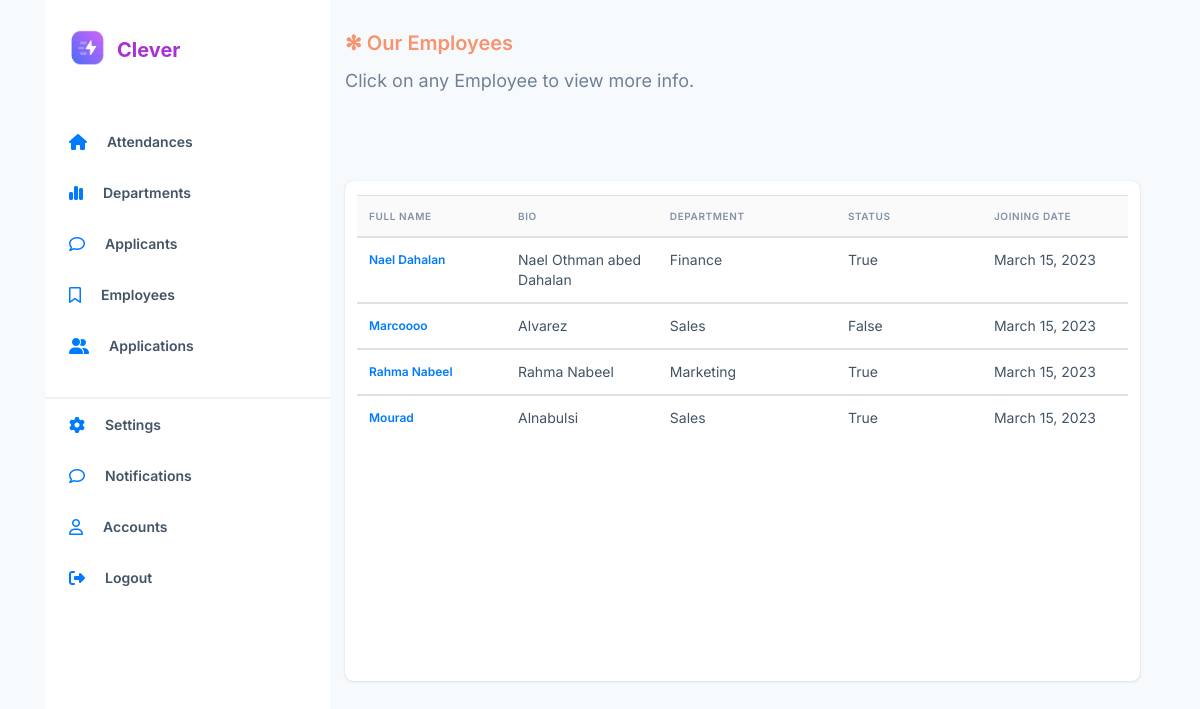
The page /employees/ (signed in) on the database as committed earlier.
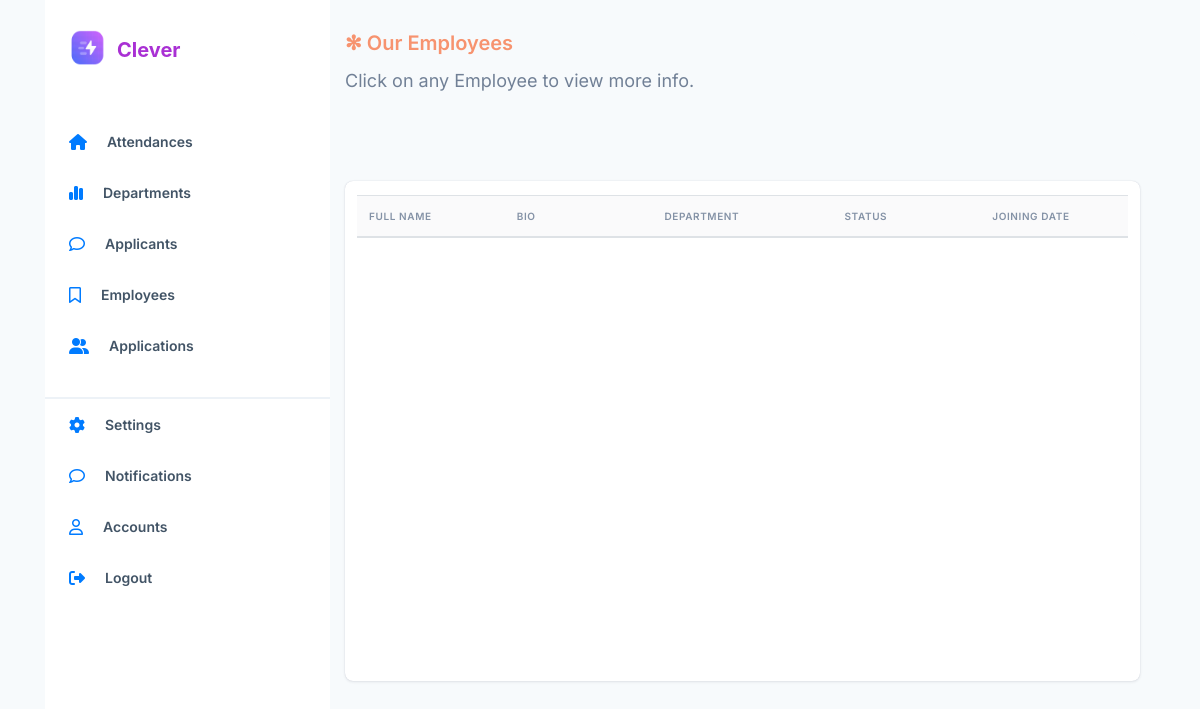
The same page on the database as committed later.
### employee_app/models.py (models this page shows, shortened)
class Employee(models.Model):
    full_name = models.CharField(max_length=100)
    birth_date = models.DateField(null=True, blank=True)
    joining_date = models.DateField(auto_now_add=True)
    department = models.ForeignKey(
        Department, on_delete=models.PROTECT)
    bio = models.CharField(max_length=500)
    is_active = models.BooleanField()
    job_application = models.ForeignKey(
        Job_Application, on_delete=models.PROTECT)
    shift_start_at = models.DateField(null=True, blank=True,)
    shift_ends_at = models.DateField(null=True, blank=True,)

class Department(models.Model):
    name = models.TextField(unique=True)
    def __str__(self):
        return self.name

### employee_app/views.py (the view, shortened to what this page needs)
# urls.py: path('employees/', views.EmployeesListView.as_view(), name='employees'),
class EmployeesListView(ListView):
    model = Employee
    context_object_name = 'employees'
    def get(self, request, *args, **kwargs):
        if not request.user.is_authenticated:
            response = redirect('/login/')
            return response
        return super(EmployeesListView, self).get(request, **kwargs)

### employee_app/templates/employee_app/employee_list.html (shortened to what this page needs)
{% extends 'base.html' %}
{% block content %}
<div class="center">
	<div class="tables">
		<div class="heading-section position-absolute">
			<div class="title d-flex">
				<span class="mr-auto">✻ Our Employees</span>
			</div>
			<div class="text">
				Click on any Employee to view more info.
			</div>
		</div>
		<div class="dep-list ">
			<table class="table">
				<thead>
				  <tr>
					<th scope="col">Full Name</th>
					<th scope="col">Bio</th>
					<th scope="col">Department</th>
					<th scope="col">Status</th>
					<th scope="col">Joining Date</th>
				  </tr>
				</thead>
				{% for employee in employees %}
				<tbody>
				  <tr>
					<th scope="row"><a href="{% url 'employee-detail' employee.id %}">{{ employee.full_name }}</a></th>
					<td>{{ employee.bio }}</td>
					<td>{{ employee.department }}</td>
					<td>{{ employee.is_active }}</td>
					<td>{{ employee.joining_date }}</td>
				  </tr>
				</tbody>
				{% endfor %}
			  </table>
		</div>
	</div>
</div>
{% endblock content %}

### templates/base.html (shortened to what this page needs)
{% load static %}
<!doctype html>
<html lang="en">
  <head>
    <link rel="stylesheet" href="https://stackpath.bootstrapcdn.com/bootstrap/4.3.1/css/bootstrap.min.css">
    <link rel="stylesheet" href="https://use.fontawesome.com/releases/v5.8.1/css/all.css" >
    <link rel="stylesheet" href="https://cdnjs.cloudflare.com/ajax/libs/font-awesome/6.2.0/css/all.css"></link>
    <link rel="stylesheet" href="{% static 'css/main.css' %}">
</head>
  <body>
      <div class="container container-fluid position-relative">
        <div class="row" >
          {%if request.user.is_authenticated %}
          <div class="col-xs-4 col-sm-5 col-md-4 col-lg-3">
            <div class="verticle-navbar">
              <div class="logo-grid">
                <a href="{% url 'home'%}">
                  <div class="logo d-flex">
                    <img src="{% static 'logo.png' %}" alt="Logo" width="30" height="30">
                    <span>Clever</span>
                  </div>
                </a>
              </div>
              <div class="navbar-list ">
                <div class="nav-item-grid">
                  <a href="{% url 'attendances' %}">
                    <div class="content">
                      <div class="icon-text">
                        <i class="fa-solid fa-house"></i>
                        <span>Attendances</span>
                      </div>
                  </div></a>
                </div>
                <div class="nav-item-grid">
                  <a href="{% url 'departments'%}">
                    <div class="content">
                      <div class="icon-text">
                        <i class="fa-solid fa-chart-simple"></i>
                        <span>Departments</span>
                      </div>
                    </div>
                  </a>
                </div>
                <div class="nav-item-grid">
                  <a href="{% url 'employee_applicants'%}">
                    <div class="content">
                      <div class="icon-text">
                        <i class="fa-regular fa-comment"></i>
                        <span>Applicants</span>
                      </div>
                  </div></a>
                </div>
                <div class="nav-item-grid">
                  <a href="{% url 'employees'%}">
                    <div class="content">
                      <div class="icon-text">
                        <i class="fa-regular fa-bookmark"></i>
                        <span>Employees</span>
                      </div>
                    </div>
                  </a>
                </div>
                <div class="nav-item-grid">
                  <a href="{% url 'job_applications' %}">
                    <div class="content">
                      <div class="icon-text">
                        <i class="fa-solid fa-user-group"></i>
                        <span>Applications</span>
                      </div>
                    </div>
                  </a>
                </div>
                <div class="vr"></div>
                <div class="nav-item-grid">
                  <a href="{% url 'settings'%}">
                    <div class="content">
                      <div class="icon-text">
                        <i class="fa-solid fa-gear"></i>
                        <span>Settings</span>
                      </div>
                    </div>
                  </a>
                </div>
                <div class="nav-item-grid">
                  <a href="{% url 'notifications'%}">
                    <div class="content d-flex">
                      <div class="icon-text">
                        <i class="fa-regular fa-comment"></i>
                        <span>Notifications</span>
                      </div>
                    </div>
                  </a>
                </div>
                <div class="nav-item-grid">
                  <a href="#">
                    <div class="content d-flex">
                      <div class="icon-text">
                        <i class="fa-regular fa-user"></i>
                        <span>Accounts</span>
                      </div>
                    </div>
                  </a>
                </div>
                <div class="nav-item-grid">
                {%if request.user.is_authenticated %}
                  <a href="{% url 'logout'%}">
                    <div class="content">
                      <div class="icon-text">
                        <i class="fa-solid fa-right-from-bracket"></i>
                        <span>Logout</span>
                      </div>
                  </div></a>
                  {% endif %}
                </div>
              </div>
            </div>
          </div>
          <div class="col-xs-8 col-sm-7 col-md-8 col-lg-9 con-grid" >
          {% else %}
          <div class="col-xs-12 col-sm-12 col-md-12 col-lg-12 con-grid" >
          {% endif %}
            <div class="main">
              <div class="container">
                <div class="row">
                    <div class="col">
                     {% block content %}
                     {% endblock content %}
                    </div>
                  </div>
              </div>
            </div>
          </div>
          </div>
        </div>
  </body>
</html>

### static/css/main.css (style rules this page uses)
* body { background-color: #F7FAFC; height: 800%; }
.container { height: 100%; position: relative; }
.main { display: flex; flex-direction: column; align-items: flex-start; padding-top: 30px; gap: 30px; width: 100%; height: 851px; }
.verticle-navbar { position:absolute; Width:100%; Height:950px; background-color: white; display: flex; flex-direction: column; text-align: center; }
.logo-grid { width: 136.2px; height: 36px; margin-left: 24px; margin-top: 30px; }
.nav-item-grid { display: flex; flex-direction: row; align-items: center; padding: 0; width: 100%; height: 51px; border: 2px solid #FFFFFF; background-color: white; }
.navbar-list { margin-top:50px; }
.nav-item-grid .content { display: flex; flex-direction: row; align-items: center; padding: 16px 22px; gap: 10px; width: 50%; height: 51px; }
.icon-text { display: flex; flex-direction: row; align-items: center; padding: 0px; gap: 20px; width: 100%; height: 17px; }
.icon-text span { font-family: 'Inter'; font-style: normal; font-weight: 600; font-size: 14px; line-height: 17px; width: 126px; height: 17px; color: #425466; }
.vr { width:100%; border: 1px solid #EDF2F7; margin-top:26px; }
.logo { width: 136.2px; height: 36px; gap:20px; display: flex; position: relative; }
.logo img { width: 36px; height: 36px; position: absolute; margin-left: 0%; margin-right: 73.57%; margin-top: 0%; margin-bottom: 0%; }
.logo span { color: #a930d4; font-size: 20px; font-weight: bold; position: absolute; MARGIN-left: 35.24%; margin-right: 17.3%; margin-bottom: 25%; margin-top: 5px; }
.tables { display: flex; flex-direction: column; align-items: flex-start; position: relative; padding: 0px; gap: 30px; width: 100%; height: 100%; background: #F7FAFC; border-radius: 16px; }
.heading-section { position: absolute; width: 100%; height: 67px; flex: none; align-self: stretch; flex-grow: 0; }
.heading-section .title { position: absolute; height: 27px; left: 0px; right: 0px; top: 0px; font-family: 'Inter'; font-style: normal; font-weight: 600; font-size: 20px; line-height: 136.52%; color: #F7936F; }
.heading-section .text { position: absolute; margin-top: 36px; font-family: 'Inter'; font-style: normal; font-weight: 400; font-size: 18px; line-height: 30px; color: #718096; }
.dep-list { display: flex; flex-direction: column; align-items: flex-start; padding: 14px 12px; gap: 6px; width: 100%; height: 500px; background: #FFFFFF; box-shadow: 0px 0px 1px rgba(12, 26, 75, 0.2), 0px 1px 3px rgba(50, 50, 71, 0.1); border-radius: 8px; margin-top: 151px; }
.table { background: #FFFFFF; border-radius: 16px; }
.table thead tr { background-color: #FAFAFB; }
.table thead tr th { width: 81px; height: 16px; font-family: 'Inter'; font-style: normal; font-weight: 600; font-size: 10px; line-height: 16px; letter-spacing: 0.06em; text-transform: uppercase; color: #8492A6; }

Rows that differ between the two databases and show on the page:
removed Employee: full_name "Nael Dahalan", bio "Nael Othman abed Dahalan", department "Finance", is_active "True", joining_date "March 15, 2023"
removed Employee: full_name "Marcoooo", bio "Alvarez", department "Sales", is_active "False", joining_date "March 15, 2023"
removed Employee: full_name "Rahma Nabeel", bio "Rahma Nabeel", department "Marketing", is_active "True", joining_date "March 15, 2023"
removed Employee: full_name "Mourad", bio "Alnabulsi", department "Sales", is_active "True", joining_date "March 15, 2023"
